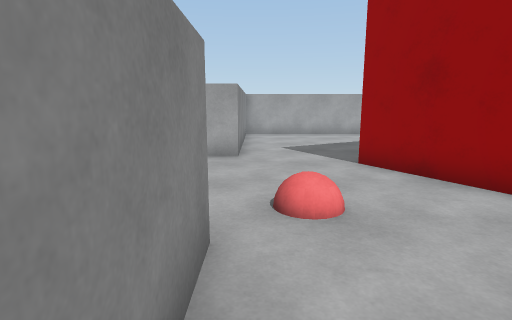
View 1 (above)

21 first-person views from a walk through a Unity game level. The camera is 1.4 m above the floor, tilts 10° down and sees 80° across. The floor is counted in squares, 1 m on a side. Each view is taken from the middle of a square. On the plan, view 1 faces up. The plan holds only what a view shows up to about 14 squares ahead; the rest is blank.

View 2
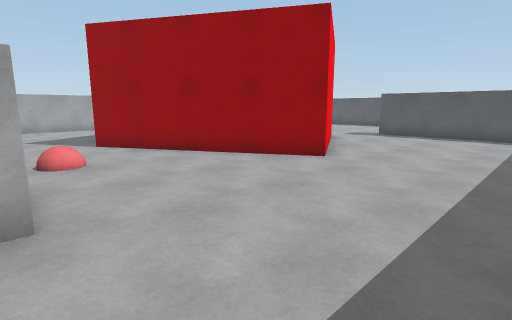

View 3
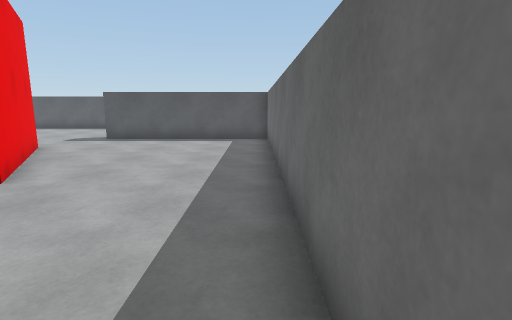

View 4
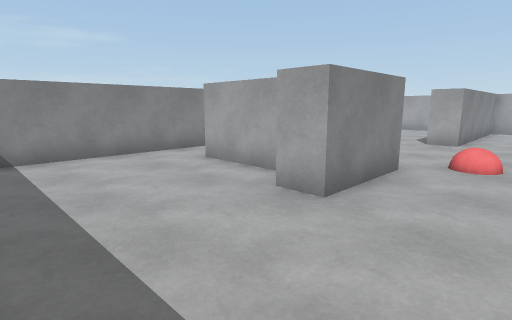

View 5
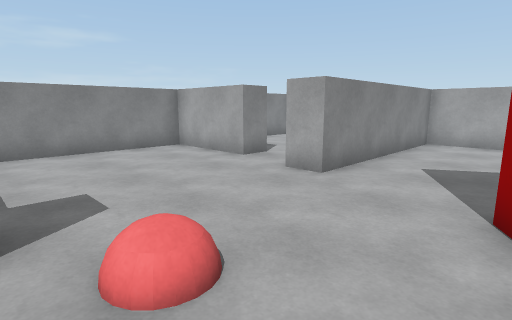

View 6
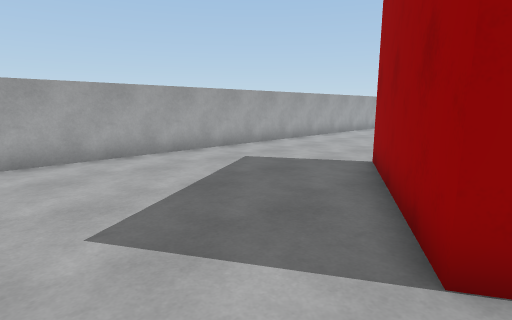

View 7
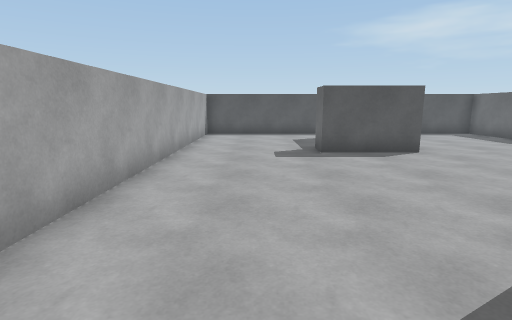

View 8
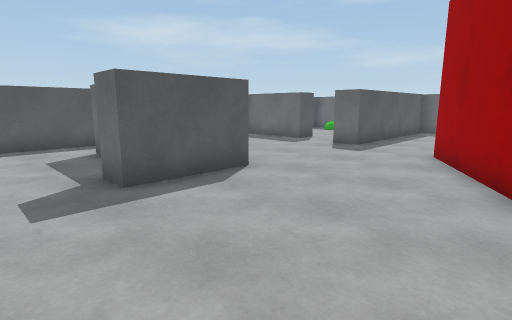

View 9
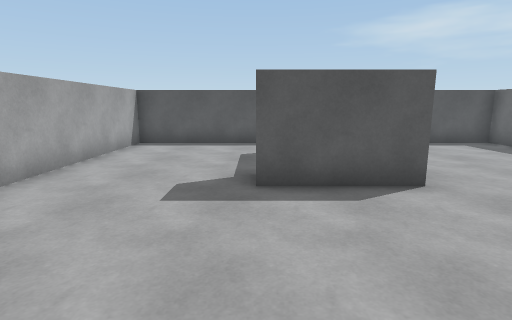

View 10
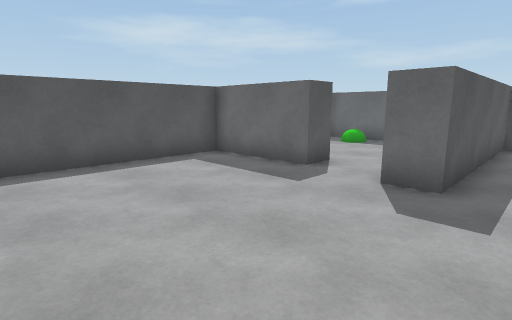

View 11
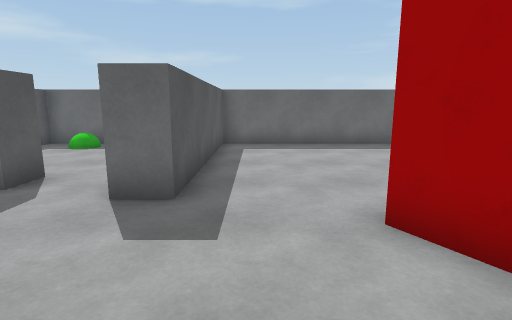

View 12
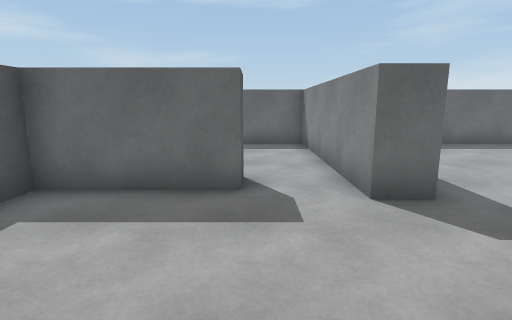

View 13
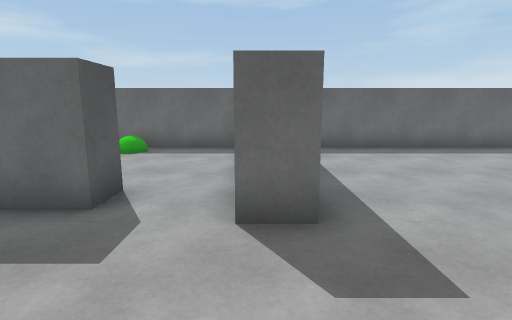

View 14
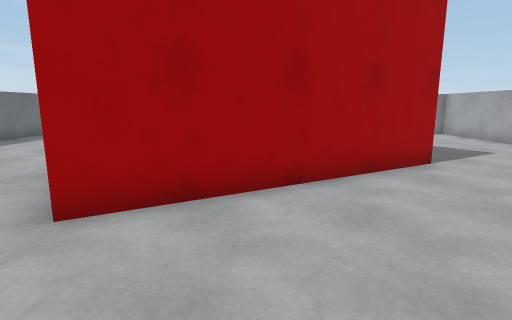

View 15
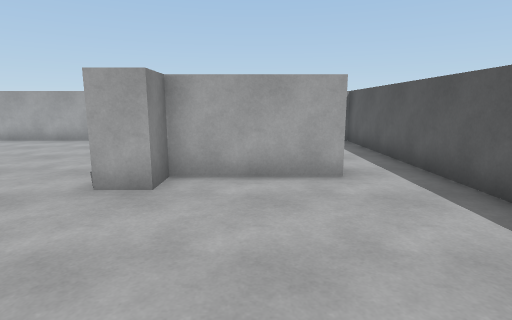

View 16
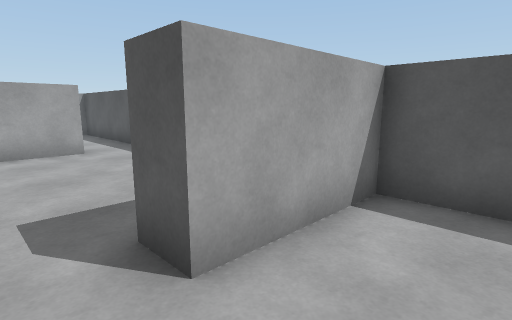

View 17
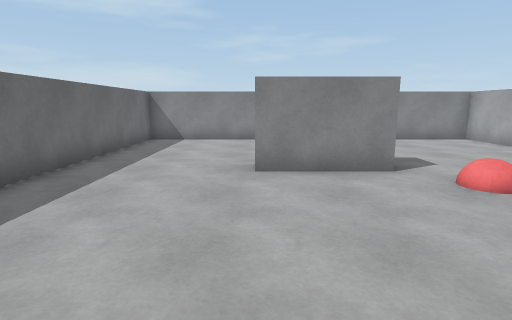

View 18
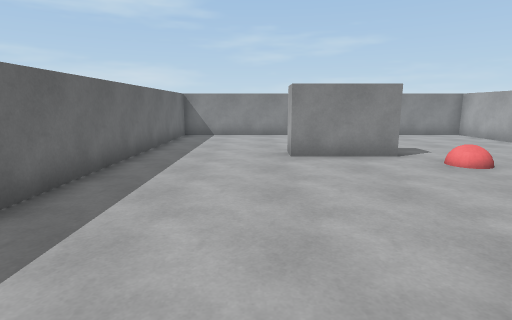

View 19
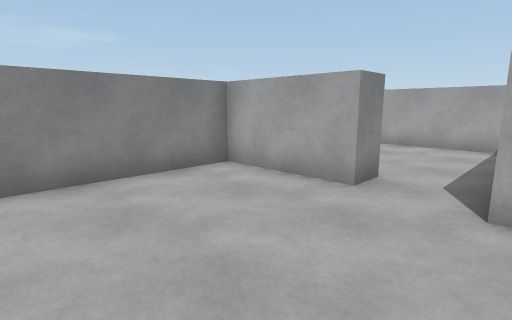

View 20
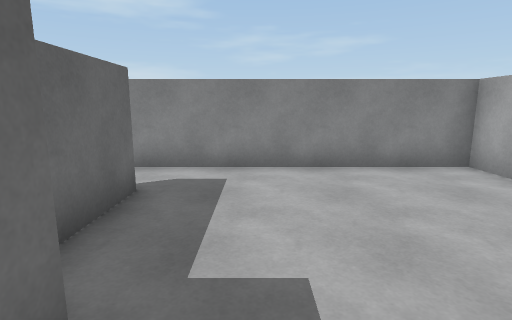

View 21
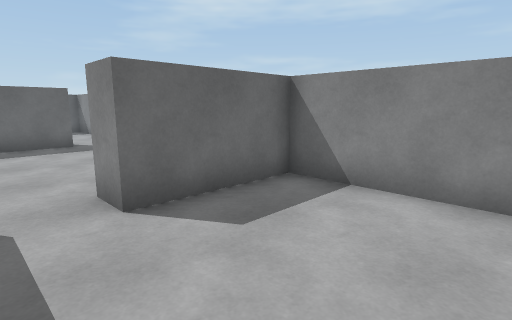

### Floor plan
Points are (right, up) in squares from view 1. A wall is a line through its corners. A room is listed if a view was taken in it or the views show most of it. See-through windows are left out.
Room 1 (views 1, 2, 3, 4, 5, 6, 7, 8, 9, 10, 11, 12, 13, 14, 15, 17, 18, 19, 20)
walls: (2.6, 7.5) (7.6, 10.3) (11.5, 3.5) (6.4, 0.7) (2.6, 7.5); (-0.5, 3) (-0.5, 0) (-1.5, 0); (-1.5, 3) (-1, 3); (-2.2, 1) (-5, 1); (-3.5, 9) (-7, 9) (-7, -4.5) (14.2, -4.5) (14.2, 2.5) (15.2, 2.5) (15.2, 0.5); (-5, 2) (-2.9, 2); (17.2, 1) (17.2, 2) (20.7, 2) (20.7, 15.5) (-0.5, 15.5) (-0.5, 8.5) (-1.5, 8.5); (18.3, 10) (18.8, 10); (18.9, 9) (15.2, 9) (15.2, 8) (14.2, 8) (14.2, 11) (15.2, 11)
ways out: opening at (16, 1.5) to room 2; opening at (-2.5, 9.5) to room 3
Room 2 (view 16)
walls: (20.7, -0.8) (20.7, 1) (17.2, 1); (15.2, 0.5) (15.2, -4.5) (20.7, -4.5) (20.7, -3.9)
ways out: opening at (16, 1.5) to room 1
Room 3 (view 21)
walls: (-2.2, 15.5) (-5.9, 15.5); (-7, 13.8) (-7, 10) (-3.5, 10) (-3.5, 9)
ways out: opening at (-2.5, 9.5) to room 1

Positions as (right, up) in squares from view 1, and headings:
1: (0, 0), facing up
2: (-1, -4), facing up-right
3: (1, -4), facing right
4: (2, -4), facing up-left
5: (3, 3), facing up-left
6: (0, 7), facing up-right
7: (5, 13), facing right
8: (9, 13), facing down-right
9: (9, 11), facing right
10: (13, 8), facing down-right
11: (13, 7), facing down
12: (17, 7), facing down
13: (15, 6), facing down
14: (15, 6), facing left
15: (17, 3), facing up
16: (16, -1), facing up-right
17: (6, 0), facing left
18: (8, -1), facing left
19: (-1, 4), facing up-left
20: (0, 4), facing left
21: (-2, 14), facing down-left
